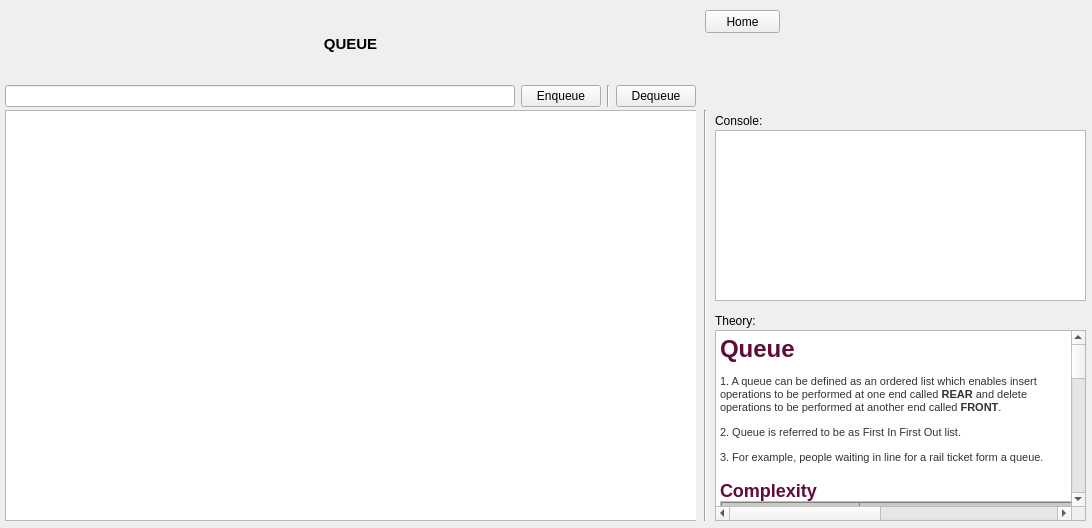
<?xml version="1.0" encoding="UTF-8"?>
<ui version="4.0">
 <class>QueueViewClass</class>
 <widget class="QWidget" name="QueueViewClass">
  <property name="geometry">
   <rect>
    <x>0</x>
    <y>0</y>
    <width>1092</width>
    <height>528</height>
   </rect>
  </property>
  <property name="windowTitle">
   <string>Form</string>
  </property>
  <widget class="QTextBrowser" name="queueInfoTextBrowser">
   <property name="geometry">
    <rect>
     <x>715</x>
     <y>330</y>
     <width>371</width>
     <height>191</height>
    </rect>
   </property>
   <property name="html">
    <string>&lt;!DOCTYPE HTML PUBLIC &quot;-//W3C//DTD HTML 4.0//EN&quot; &quot;http://www.w3.org/TR/REC-html40/strict.dtd&quot;&gt;
&lt;html&gt;&lt;head&gt;&lt;meta name=&quot;qrichtext&quot; content=&quot;1&quot; /&gt;&lt;style type=&quot;text/css&quot;&gt;
p, li { white-space: pre-wrap; }
&lt;/style&gt;&lt;/head&gt;&lt;body style=&quot; font-family:'MS Shell Dlg 2'; font-size:8.25pt; font-weight:400; font-style:normal;&quot;&gt;
&lt;h1 style=&quot; margin-top:0px; margin-bottom:12px; margin-left:0px; margin-right:0px; -qt-block-indent:0; text-indent:0px; background-color:#ffffff;&quot;&gt;&lt;span style=&quot; font-family:'Helvetica','sans-serif'; font-size:22pt; font-weight:600; color:#610b38;&quot;&gt;Queue&lt;/span&gt;&lt;span style=&quot; font-size:8pt; font-weight:600;&quot;&gt; &lt;/span&gt;&lt;/h1&gt;
&lt;p style=&quot; margin-top:12px; margin-bottom:12px; margin-left:0px; margin-right:0px; -qt-block-indent:0; text-indent:0px; background-color:#ffffff;&quot;&gt;&lt;span style=&quot; font-family:'Segoe UI','sans-serif'; font-size:8pt; color:#333333;&quot;&gt;1. A queue can be defined as an ordered list which enables insert operations to be performed at one end called &lt;/span&gt;&lt;span style=&quot; font-family:'Segoe UI','sans-serif'; font-size:8pt; font-weight:600; color:#333333;&quot;&gt;REAR&lt;/span&gt;&lt;span style=&quot; font-family:'Segoe UI','sans-serif'; font-size:8pt; color:#333333;&quot;&gt; and delete operations to be performed at another end called &lt;/span&gt;&lt;span style=&quot; font-family:'Segoe UI','sans-serif'; font-size:8pt; font-weight:600; color:#333333;&quot;&gt;FRONT&lt;/span&gt;&lt;span style=&quot; font-family:'Segoe UI','sans-serif'; font-size:8pt; color:#333333;&quot;&gt;.&lt;/span&gt;&lt;span style=&quot; font-size:8pt;&quot;&gt; &lt;/span&gt;&lt;/p&gt;
&lt;p style=&quot; margin-top:12px; margin-bottom:12px; margin-left:0px; margin-right:0px; -qt-block-indent:0; text-indent:0px; background-color:#ffffff;&quot;&gt;&lt;span style=&quot; font-family:'Segoe UI','sans-serif'; font-size:8pt; color:#333333;&quot;&gt;2. Queue is referred to be as First In First Out list.&lt;/span&gt;&lt;span style=&quot; font-size:8pt;&quot;&gt; &lt;/span&gt;&lt;/p&gt;
&lt;p style=&quot; margin-top:12px; margin-bottom:12px; margin-left:0px; margin-right:0px; -qt-block-indent:0; text-indent:0px; background-color:#ffffff;&quot;&gt;&lt;span style=&quot; font-family:'Segoe UI','sans-serif'; font-size:8pt; color:#333333;&quot;&gt;3. For example, people waiting in line for a rail ticket form a queue.&lt;/span&gt;&lt;span style=&quot; font-size:8pt;&quot;&gt; &lt;/span&gt;&lt;/p&gt;
&lt;h2 style=&quot; margin-top:16px; margin-bottom:12px; margin-left:0px; margin-right:0px; -qt-block-indent:0; text-indent:0px; background-color:#ffffff;&quot;&gt;&lt;span style=&quot; font-family:'Helvetica','sans-serif'; font-size:19pt; font-weight:600; color:#610b38;&quot;&gt;Complexity&lt;/span&gt;&lt;span style=&quot; font-size:8pt; font-weight:600;&quot;&gt; &lt;/span&gt;&lt;/h2&gt;
&lt;table border=&quot;1&quot; style=&quot; margin-top:0px; margin-bottom:0px; margin-left:0px; margin-right:0px; border-collapse:collapse;&quot; width=&quot;762&quot; cellspacing=&quot;0&quot; cellpadding=&quot;0&quot; bgcolor=&quot;#ffffff&quot;&gt;
&lt;tr&gt;
&lt;td bgcolor=&quot;#c7ccbe&quot; style=&quot; vertical-align:top; padding-left:0; padding-right:0; padding-top:0; padding-bottom:0; border-top-color:#c7ccbe; border-right-color:#000000; border-bottom-color:#000000; border-left-color:#c7ccbe; border-top-style:solid; border-left-style:solid;&quot;&gt;
&lt;p style=&quot; margin-top:12px; margin-bottom:12px; margin-left:0px; margin-right:0px; -qt-block-indent:0; text-indent:0px;&quot;&gt;&lt;span style=&quot; font-size:13pt; font-weight:600; color:#000000;&quot;&gt;Data Structure&lt;/span&gt;&lt;span style=&quot; font-size:8pt;&quot;&gt; &lt;/span&gt;&lt;/p&gt;&lt;/td&gt;
&lt;td colspan=&quot;8&quot; bgcolor=&quot;#c7ccbe&quot; style=&quot; vertical-align:top; padding-left:0; padding-right:0; padding-top:0; padding-bottom:0; border-top-color:#c7ccbe; border-right-color:#000000; border-bottom-color:#000000; border-left-color:#000000; border-top-style:solid;&quot;&gt;
&lt;p style=&quot; margin-top:12px; margin-bottom:12px; margin-left:0px; margin-right:0px; -qt-block-indent:0; text-indent:0px;&quot;&gt;&lt;span style=&quot; font-size:13pt; font-weight:600; color:#000000;&quot;&gt;Time Complexity&lt;/span&gt;&lt;span style=&quot; font-size:8pt;&quot;&gt; &lt;/span&gt;&lt;/p&gt;&lt;/td&gt;
&lt;td bgcolor=&quot;#c7ccbe&quot; style=&quot; vertical-align:top; padding-left:0; padding-right:0; padding-top:0; padding-bottom:0; border-top-color:#c7ccbe; border-right-color:#c7ccbe; border-bottom-color:#000000; border-left-color:#000000; border-top-style:solid; border-right-style:solid;&quot;&gt;
&lt;p style=&quot; margin-top:12px; margin-bottom:12px; margin-left:0px; margin-right:0px; -qt-block-indent:0; text-indent:0px;&quot;&gt;&lt;span style=&quot; font-size:13pt; font-weight:600; color:#000000;&quot;&gt;Space Compleity&lt;/span&gt;&lt;span style=&quot; font-size:8pt;&quot;&gt; &lt;/span&gt;&lt;/p&gt;&lt;/td&gt;&lt;/tr&gt;
&lt;tr&gt;
&lt;td style=&quot; vertical-align:top; padding-left:0; padding-right:0; padding-top:0; padding-bottom:0; border-top-color:#c7ccbe; border-right-color:#c7ccbe; border-bottom-color:#c7ccbe; border-left-color:#c7ccbe; border-top-style:solid; border-right-style:solid; border-bottom-style:solid; border-left-style:solid;&quot;&gt;&lt;/td&gt;
&lt;td colspan=&quot;4&quot; style=&quot; vertical-align:top; padding-left:0; padding-right:0; padding-top:0; padding-bottom:0; border-top-color:#c7ccbe; border-right-color:#c7ccbe; border-bottom-color:#c7ccbe; border-left-color:#000000; border-top-style:solid; border-right-style:solid; border-bottom-style:solid;&quot;&gt;
&lt;p style=&quot; margin-top:12px; margin-bottom:12px; margin-left:0px; margin-right:0px; -qt-block-indent:0; text-indent:0px;&quot;&gt;&lt;span style=&quot; font-family:'Segoe UI','sans-serif'; font-size:8pt; font-weight:600; color:#333333;&quot;&gt;Average&lt;/span&gt;&lt;span style=&quot; font-size:8pt;&quot;&gt; &lt;/span&gt;&lt;/p&gt;&lt;/td&gt;
&lt;td colspan=&quot;4&quot; style=&quot; vertical-align:top; padding-left:0; padding-right:0; padding-top:0; padding-bottom:0; border-top-color:#c7ccbe; border-right-color:#c7ccbe; border-bottom-color:#c7ccbe; border-left-color:#000000; border-top-style:solid; border-right-style:solid; border-bottom-style:solid;&quot;&gt;
&lt;p style=&quot; margin-top:12px; margin-bottom:12px; margin-left:0px; margin-right:0px; -qt-block-indent:0; text-indent:0px;&quot;&gt;&lt;span style=&quot; font-family:'Segoe UI','sans-serif'; font-size:8pt; font-weight:600; color:#333333;&quot;&gt;Worst&lt;/span&gt;&lt;span style=&quot; font-size:8pt;&quot;&gt; &lt;/span&gt;&lt;/p&gt;&lt;/td&gt;
&lt;td style=&quot; vertical-align:top; padding-left:0; padding-right:0; padding-top:0; padding-bottom:0; border-top-color:#c7ccbe; border-right-color:#c7ccbe; border-bottom-color:#c7ccbe; border-left-color:#000000; border-top-style:solid; border-right-style:solid; border-bottom-style:solid;&quot;&gt;
&lt;p style=&quot; margin-top:12px; margin-bottom:12px; margin-left:0px; margin-right:0px; -qt-block-indent:0; text-indent:0px;&quot;&gt;&lt;span style=&quot; font-family:'Segoe UI','sans-serif'; font-size:8pt; font-weight:600; color:#333333;&quot;&gt;Worst&lt;/span&gt;&lt;span style=&quot; font-size:8pt;&quot;&gt; &lt;/span&gt;&lt;/p&gt;&lt;/td&gt;&lt;/tr&gt;
&lt;tr&gt;
&lt;td bgcolor=&quot;#eff1eb&quot; style=&quot; vertical-align:top; padding-left:0; padding-right:0; padding-top:0; padding-bottom:0; border-top-color:#000000; border-right-color:#c7ccbe; border-bottom-color:#c7ccbe; border-left-color:#c7ccbe; border-right-style:solid; border-bottom-style:solid; border-left-style:solid;&quot;&gt;&lt;/td&gt;
&lt;td bgcolor=&quot;#eff1eb&quot; style=&quot; vertical-align:top; padding-left:0; padding-right:0; padding-top:0; padding-bottom:0; border-top-color:#000000; border-right-color:#c7ccbe; border-bottom-color:#c7ccbe; border-left-color:#000000; border-right-style:solid; border-bottom-style:solid;&quot;&gt;
&lt;p style=&quot; margin-top:12px; margin-bottom:12px; margin-left:0px; margin-right:0px; -qt-block-indent:0; text-indent:0px;&quot;&gt;&lt;span style=&quot; font-family:'Segoe UI','sans-serif'; font-size:8pt; color:#333333;&quot;&gt;Access&lt;/span&gt;&lt;span style=&quot; font-size:8pt;&quot;&gt; &lt;/span&gt;&lt;/p&gt;&lt;/td&gt;
&lt;td bgcolor=&quot;#eff1eb&quot; style=&quot; vertical-align:top; padding-left:0; padding-right:0; padding-top:0; padding-bottom:0; border-top-color:#000000; border-right-color:#c7ccbe; border-bottom-color:#c7ccbe; border-left-color:#000000; border-right-style:solid; border-bottom-style:solid;&quot;&gt;
&lt;p style=&quot; margin-top:12px; margin-bottom:12px; margin-left:0px; margin-right:0px; -qt-block-indent:0; text-indent:0px;&quot;&gt;&lt;span style=&quot; font-family:'Segoe UI','sans-serif'; font-size:8pt; color:#333333;&quot;&gt;Search&lt;/span&gt;&lt;span style=&quot; font-size:8pt;&quot;&gt; &lt;/span&gt;&lt;/p&gt;&lt;/td&gt;
&lt;td bgcolor=&quot;#eff1eb&quot; style=&quot; vertical-align:top; padding-left:0; padding-right:0; padding-top:0; padding-bottom:0; border-top-color:#000000; border-right-color:#c7ccbe; border-bottom-color:#c7ccbe; border-left-color:#000000; border-right-style:solid; border-bottom-style:solid;&quot;&gt;
&lt;p style=&quot; margin-top:12px; margin-bottom:12px; margin-left:0px; margin-right:0px; -qt-block-indent:0; text-indent:0px;&quot;&gt;&lt;span style=&quot; font-family:'Segoe UI','sans-serif'; font-size:8pt; color:#333333;&quot;&gt;Insertion&lt;/span&gt;&lt;span style=&quot; font-size:8pt;&quot;&gt; &lt;/span&gt;&lt;/p&gt;&lt;/td&gt;
&lt;td bgcolor=&quot;#eff1eb&quot; style=&quot; vertical-align:top; padding-left:0; padding-right:0; padding-top:0; padding-bottom:0; border-top-color:#000000; border-right-color:#c7ccbe; border-bottom-color:#c7ccbe; border-left-color:#000000; border-right-style:solid; border-bottom-style:solid;&quot;&gt;
&lt;p style=&quot; margin-top:12px; margin-bottom:12px; margin-left:0px; margin-right:0px; -qt-block-indent:0; text-indent:0px;&quot;&gt;&lt;span style=&quot; font-family:'Segoe UI','sans-serif'; font-size:8pt; color:#333333;&quot;&gt;Deletion&lt;/span&gt;&lt;span style=&quot; font-size:8pt;&quot;&gt; &lt;/span&gt;&lt;/p&gt;&lt;/td&gt;
&lt;td bgcolor=&quot;#eff1eb&quot; style=&quot; vertical-align:top; padding-left:0; padding-right:0; padding-top:0; padding-bottom:0; border-top-color:#000000; border-right-color:#c7ccbe; border-bottom-color:#c7ccbe; border-left-color:#000000; border-right-style:solid; border-bottom-style:solid;&quot;&gt;
&lt;p style=&quot; margin-top:12px; margin-bottom:12px; margin-left:0px; margin-right:0px; -qt-block-indent:0; text-indent:0px;&quot;&gt;&lt;span style=&quot; font-family:'Segoe UI','sans-serif'; font-size:8pt; color:#333333;&quot;&gt;Access&lt;/span&gt;&lt;span style=&quot; font-size:8pt;&quot;&gt; &lt;/span&gt;&lt;/p&gt;&lt;/td&gt;
&lt;td bgcolor=&quot;#eff1eb&quot; style=&quot; vertical-align:top; padding-left:0; padding-right:0; padding-top:0; padding-bottom:0; border-top-color:#000000; border-right-color:#c7ccbe; border-bottom-color:#c7ccbe; border-left-color:#000000; border-right-style:solid; border-bottom-style:solid;&quot;&gt;
&lt;p style=&quot; margin-top:12px; margin-bottom:12px; margin-left:0px; margin-right:0px; -qt-block-indent:0; text-indent:0px;&quot;&gt;&lt;span style=&quot; font-family:'Segoe UI','sans-serif'; font-size:8pt; color:#333333;&quot;&gt;Search&lt;/span&gt;&lt;span style=&quot; font-size:8pt;&quot;&gt; &lt;/span&gt;&lt;/p&gt;&lt;/td&gt;
&lt;td bgcolor=&quot;#eff1eb&quot; style=&quot; vertical-align:top; padding-left:0; padding-right:0; padding-top:0; padding-bottom:0; border-top-color:#000000; border-right-color:#c7ccbe; border-bottom-color:#c7ccbe; border-left-color:#000000; border-right-style:solid; border-bottom-style:solid;&quot;&gt;
&lt;p style=&quot; margin-top:12px; margin-bottom:12px; margin-left:0px; margin-right:0px; -qt-block-indent:0; text-indent:0px;&quot;&gt;&lt;span style=&quot; font-family:'Segoe UI','sans-serif'; font-size:8pt; color:#333333;&quot;&gt;Insertion&lt;/span&gt;&lt;span style=&quot; font-size:8pt;&quot;&gt; &lt;/span&gt;&lt;/p&gt;&lt;/td&gt;
&lt;td bgcolor=&quot;#eff1eb&quot; style=&quot; vertical-align:top; padding-left:0; padding-right:0; padding-top:0; padding-bottom:0; border-top-color:#000000; border-right-color:#c7ccbe; border-bottom-color:#c7ccbe; border-left-color:#000000; border-right-style:solid; border-bottom-style:solid;&quot;&gt;
&lt;p style=&quot; margin-top:12px; margin-bottom:12px; margin-left:0px; margin-right:0px; -qt-block-indent:0; text-indent:0px;&quot;&gt;&lt;span style=&quot; font-family:'Segoe UI','sans-serif'; font-size:8pt; color:#333333;&quot;&gt;Deletion&lt;/span&gt;&lt;span style=&quot; font-size:8pt;&quot;&gt; &lt;/span&gt;&lt;/p&gt;&lt;/td&gt;
&lt;td bgcolor=&quot;#eff1eb&quot; style=&quot; vertical-align:top; padding-left:0; padding-right:0; padding-top:0; padding-bottom:0; border-top-color:#000000; border-right-color:#c7ccbe; border-bottom-color:#c7ccbe; border-left-color:#000000; border-right-style:solid; border-bottom-style:solid;&quot;&gt;&lt;/td&gt;&lt;/tr&gt;
&lt;tr&gt;
&lt;td style=&quot; vertical-align:top; padding-left:0; padding-right:0; padding-top:0; padding-bottom:0; border-top-color:#000000; border-right-color:#c7ccbe; border-bottom-color:#c7ccbe; border-left-color:#c7ccbe; border-right-style:solid; border-bottom-style:solid; border-left-style:solid;&quot;&gt;
&lt;p style=&quot; margin-top:12px; margin-bottom:12px; margin-left:0px; margin-right:0px; -qt-block-indent:0; text-indent:0px;&quot;&gt;&lt;span style=&quot; font-family:'Segoe UI','sans-serif'; font-size:8pt; color:#333333;&quot;&gt;Queue&lt;/span&gt;&lt;span style=&quot; font-size:8pt;&quot;&gt; &lt;/span&gt;&lt;/p&gt;&lt;/td&gt;
&lt;td style=&quot; vertical-align:top; padding-left:0; padding-right:0; padding-top:0; padding-bottom:0; border-top-color:#000000; border-right-color:#c7ccbe; border-bottom-color:#c7ccbe; border-left-color:#000000; border-right-style:solid; border-bottom-style:solid;&quot;&gt;
&lt;p style=&quot; margin-top:12px; margin-bottom:12px; margin-left:0px; margin-right:0px; -qt-block-indent:0; text-indent:0px;&quot;&gt;&lt;span style=&quot; font-family:'Segoe UI','sans-serif'; font-size:8pt; color:#333333;&quot;&gt;θ(n)&lt;/span&gt;&lt;span style=&quot; font-size:8pt;&quot;&gt; &lt;/span&gt;&lt;/p&gt;&lt;/td&gt;
&lt;td style=&quot; vertical-align:top; padding-left:0; padding-right:0; padding-top:0; padding-bottom:0; border-top-color:#000000; border-right-color:#c7ccbe; border-bottom-color:#c7ccbe; border-left-color:#000000; border-right-style:solid; border-bottom-style:solid;&quot;&gt;
&lt;p style=&quot; margin-top:12px; margin-bottom:12px; margin-left:0px; margin-right:0px; -qt-block-indent:0; text-indent:0px;&quot;&gt;&lt;span style=&quot; font-family:'Segoe UI','sans-serif'; font-size:8pt; color:#333333;&quot;&gt;θ(n)&lt;/span&gt;&lt;span style=&quot; font-size:8pt;&quot;&gt; &lt;/span&gt;&lt;/p&gt;&lt;/td&gt;
&lt;td style=&quot; vertical-align:top; padding-left:0; padding-right:0; padding-top:0; padding-bottom:0; border-top-color:#000000; border-right-color:#c7ccbe; border-bottom-color:#c7ccbe; border-left-color:#000000; border-right-style:solid; border-bottom-style:solid;&quot;&gt;
&lt;p style=&quot; margin-top:12px; margin-bottom:12px; margin-left:0px; margin-right:0px; -qt-block-indent:0; text-indent:0px;&quot;&gt;&lt;span style=&quot; font-family:'Segoe UI','sans-serif'; font-size:8pt; color:#333333;&quot;&gt;θ(1)&lt;/span&gt;&lt;span style=&quot; font-size:8pt;&quot;&gt; &lt;/span&gt;&lt;/p&gt;&lt;/td&gt;
&lt;td style=&quot; vertical-align:top; padding-left:0; padding-right:0; padding-top:0; padding-bottom:0; border-top-color:#000000; border-right-color:#c7ccbe; border-bottom-color:#c7ccbe; border-left-color:#000000; border-right-style:solid; border-bottom-style:solid;&quot;&gt;
&lt;p style=&quot; margin-top:12px; margin-bottom:12px; margin-left:0px; margin-right:0px; -qt-block-indent:0; text-indent:0px;&quot;&gt;&lt;span style=&quot; font-family:'Segoe UI','sans-serif'; font-size:8pt; color:#333333;&quot;&gt;θ(1)&lt;/span&gt;&lt;span style=&quot; font-size:8pt;&quot;&gt; &lt;/span&gt;&lt;/p&gt;&lt;/td&gt;
&lt;td style=&quot; vertical-align:top; padding-left:0; padding-right:0; padding-top:0; padding-bottom:0; border-top-color:#000000; border-right-color:#c7ccbe; border-bottom-color:#c7ccbe; border-left-color:#000000; border-right-style:solid; border-bottom-style:solid;&quot;&gt;
&lt;p style=&quot; margin-top:12px; margin-bottom:12px; margin-left:0px; margin-right:0px; -qt-block-indent:0; text-indent:0px;&quot;&gt;&lt;span style=&quot; font-family:'Segoe UI','sans-serif'; font-size:8pt; color:#333333;&quot;&gt;O(n)&lt;/span&gt;&lt;span style=&quot; font-size:8pt;&quot;&gt; &lt;/span&gt;&lt;/p&gt;&lt;/td&gt;
&lt;td style=&quot; vertical-align:top; padding-left:0; padding-right:0; padding-top:0; padding-bottom:0; border-top-color:#000000; border-right-color:#c7ccbe; border-bottom-color:#c7ccbe; border-left-color:#000000; border-right-style:solid; border-bottom-style:solid;&quot;&gt;
&lt;p style=&quot; margin-top:12px; margin-bottom:12px; margin-left:0px; margin-right:0px; -qt-block-indent:0; text-indent:0px;&quot;&gt;&lt;span style=&quot; font-family:'Segoe UI','sans-serif'; font-size:8pt; color:#333333;&quot;&gt;O(n)&lt;/span&gt;&lt;span style=&quot; font-size:8pt;&quot;&gt; &lt;/span&gt;&lt;/p&gt;&lt;/td&gt;
&lt;td style=&quot; vertical-align:top; padding-left:0; padding-right:0; padding-top:0; padding-bottom:0; border-top-color:#000000; border-right-color:#c7ccbe; border-bottom-color:#c7ccbe; border-left-color:#000000; border-right-style:solid; border-bottom-style:solid;&quot;&gt;
&lt;p style=&quot; margin-top:12px; margin-bottom:12px; margin-left:0px; margin-right:0px; -qt-block-indent:0; text-indent:0px;&quot;&gt;&lt;span style=&quot; font-family:'Segoe UI','sans-serif'; font-size:8pt; color:#333333;&quot;&gt;O(1)&lt;/span&gt;&lt;span style=&quot; font-size:8pt;&quot;&gt; &lt;/span&gt;&lt;/p&gt;&lt;/td&gt;
&lt;td style=&quot; vertical-align:top; padding-left:0; padding-right:0; padding-top:0; padding-bottom:0; border-top-color:#000000; border-right-color:#c7ccbe; border-bottom-color:#c7ccbe; border-left-color:#000000; border-right-style:solid; border-bottom-style:solid;&quot;&gt;
&lt;p style=&quot; margin-top:12px; margin-bottom:12px; margin-left:0px; margin-right:0px; -qt-block-indent:0; text-indent:0px;&quot;&gt;&lt;span style=&quot; font-family:'Segoe UI','sans-serif'; font-size:8pt; color:#333333;&quot;&gt;O(1)&lt;/span&gt;&lt;span style=&quot; font-size:8pt;&quot;&gt; &lt;/span&gt;&lt;/p&gt;&lt;/td&gt;
&lt;td style=&quot; vertical-align:top; padding-left:0; padding-right:0; padding-top:0; padding-bottom:0; border-top-color:#000000; border-right-color:#c7ccbe; border-bottom-color:#c7ccbe; border-left-color:#000000; border-right-style:solid; border-bottom-style:solid;&quot;&gt;
&lt;p style=&quot; margin-top:12px; margin-bottom:12px; margin-left:0px; margin-right:0px; -qt-block-indent:0; text-indent:0px;&quot;&gt;&lt;span style=&quot; font-family:'Segoe UI','sans-serif'; font-size:8pt; color:#333333;&quot;&gt;O(n)&lt;/span&gt;&lt;span style=&quot; font-size:8pt;&quot;&gt; &lt;/span&gt;&lt;/p&gt;&lt;/td&gt;&lt;/tr&gt;&lt;/table&gt;
&lt;p style=&quot; margin-top:12px; margin-bottom:12px; margin-left:0px; margin-right:0px; -qt-block-indent:0; text-indent:0px;&quot;&gt;&lt;span style=&quot; font-size:8pt;&quot;&gt;  &lt;/span&gt;&lt;span style=&quot; font-family:'Heebo','sans-serif'; font-size:8pt; font-weight:496; color:#000000;&quot;&gt;Basic Operations&lt;/span&gt;&lt;/p&gt;
&lt;p style=&quot; margin-top:10px; margin-bottom:11px; margin-left:0px; margin-right:0px; -qt-block-indent:0; text-indent:0px; line-height:160%;&quot;&gt;&lt;span style=&quot; font-family:'Nunito','sans-serif'; font-size:8pt; color:#000000;&quot;&gt;Queue operations may involve initializing or defining the queue, utilizing it, and then completely erasing it from the memory. Here we shall try to understand the basic operations associated with queues −&lt;/span&gt;&lt;/p&gt;
&lt;ul style=&quot;margin-top: 0px; margin-bottom: 0px; margin-left: 0px; margin-right: 0px; -qt-list-indent: 1;&quot;&gt;&lt;li style=&quot; font-family:'Nunito','sans-serif'; font-size:8pt; color:#000000;&quot; style=&quot; margin-top:0px; margin-bottom:0px; margin-left:45px; margin-right:0px; -qt-block-indent:0; text-indent:0px; line-height:160%;&quot;&gt;&lt;span style=&quot; font-size:16px; font-weight:600;&quot;&gt;enqueue()&lt;/span&gt;&lt;span style=&quot; font-size:16px;&quot;&gt; − add (store) an item to the queue.&lt;/span&gt;&lt;/li&gt;
&lt;li style=&quot; font-family:'Nunito','sans-serif'; font-size:8pt; color:#000000;&quot; style=&quot; margin-top:0px; margin-bottom:0px; margin-left:45px; margin-right:0px; -qt-block-indent:0; text-indent:0px; line-height:160%;&quot;&gt;&lt;span style=&quot; font-size:16px; font-weight:600;&quot;&gt;dequeue()&lt;/span&gt;&lt;span style=&quot; font-size:16px;&quot;&gt; − remove (access) an item from the queue.&lt;/span&gt;&lt;/li&gt;&lt;/ul&gt;
&lt;p style=&quot; margin-top:10px; margin-bottom:11px; margin-left:0px; margin-right:0px; -qt-block-indent:0; text-indent:0px; line-height:160%;&quot;&gt;&lt;span style=&quot; font-family:'Nunito','sans-serif'; font-size:8pt; color:#000000;&quot;&gt;Few more functions are required to make the above-mentioned queue operation efficient. These are −&lt;/span&gt;&lt;/p&gt;
&lt;ul style=&quot;margin-top: 0px; margin-bottom: 0px; margin-left: 0px; margin-right: 0px; -qt-list-indent: 1;&quot;&gt;&lt;li style=&quot; font-family:'Nunito','sans-serif'; font-size:8pt; color:#000000;&quot; style=&quot; margin-top:0px; margin-bottom:0px; margin-left:45px; margin-right:0px; -qt-block-indent:0; text-indent:0px; line-height:160%;&quot;&gt;&lt;span style=&quot; font-size:16px; font-weight:600;&quot;&gt;peek()&lt;/span&gt;&lt;span style=&quot; font-size:16px;&quot;&gt; − Gets the element at the front of the queue without removing it.&lt;/span&gt;&lt;/li&gt;
&lt;li style=&quot; font-family:'Nunito','sans-serif'; font-size:8pt; color:#000000;&quot; style=&quot; margin-top:0px; margin-bottom:0px; margin-left:45px; margin-right:0px; -qt-block-indent:0; text-indent:0px; line-height:160%;&quot;&gt;&lt;span style=&quot; font-size:16px; font-weight:600;&quot;&gt;isfull()&lt;/span&gt;&lt;span style=&quot; font-size:16px;&quot;&gt; − Checks if the queue is full.&lt;/span&gt;&lt;/li&gt;
&lt;li style=&quot; font-family:'Nunito','sans-serif'; font-size:8pt; color:#000000;&quot; style=&quot; margin-top:0px; margin-bottom:0px; margin-left:45px; margin-right:0px; -qt-block-indent:0; text-indent:0px; line-height:160%;&quot;&gt;&lt;span style=&quot; font-size:16px; font-weight:600;&quot;&gt;isempty()&lt;/span&gt;&lt;span style=&quot; font-size:16px;&quot;&gt; − Checks if the queue is empty.&lt;/span&gt;&lt;/li&gt;&lt;/ul&gt;
&lt;p style=&quot; margin-top:10px; margin-bottom:11px; margin-left:0px; margin-right:0px; -qt-block-indent:0; text-indent:0px; line-height:160%;&quot;&gt;&lt;span style=&quot; font-family:'Nunito','sans-serif'; font-size:8pt; color:#000000;&quot;&gt;In queue, we always dequeue (or access) data, pointed by &lt;/span&gt;&lt;span style=&quot; font-family:'Nunito','sans-serif'; font-size:8pt; font-weight:600; color:#000000;&quot;&gt;front&lt;/span&gt;&lt;span style=&quot; font-family:'Nunito','sans-serif'; font-size:8pt; color:#000000;&quot;&gt; pointer and while enqueing (or storing) data in the queue we take help of &lt;/span&gt;&lt;span style=&quot; font-family:'Nunito','sans-serif'; font-size:8pt; font-weight:600; color:#000000;&quot;&gt;rear&lt;/span&gt;&lt;span style=&quot; font-family:'Nunito','sans-serif'; font-size:8pt; color:#000000;&quot;&gt; pointer.&lt;/span&gt;&lt;/p&gt;&lt;/body&gt;&lt;/html&gt;</string>
   </property>
  </widget>
  <widget class="QWidget" name="queueAnimAreaPane" native="true">
   <property name="geometry">
    <rect>
     <x>5</x>
     <y>110</y>
     <width>691</width>
     <height>411</height>
    </rect>
   </property>
   <widget class="QGraphicsView" name="queueAnimArea">
    <property name="geometry">
     <rect>
      <x>0</x>
      <y>0</y>
      <width>701</width>
      <height>411</height>
     </rect>
    </property>
   </widget>
  </widget>
  <widget class="QWidget" name="layoutWidget">
   <property name="geometry">
    <rect>
     <x>5</x>
     <y>10</y>
     <width>691</width>
     <height>97</height>
    </rect>
   </property>
   <layout class="QVBoxLayout" name="queueHeaderAndControlPane">
    <item>
     <widget class="QLabel" name="queueHeaderLabel">
      <property name="layoutDirection">
       <enum>Qt::RightToLeft</enum>
      </property>
      <property name="text">
       <string>&lt;html&gt;&lt;head/&gt;&lt;body&gt;&lt;p&gt;&lt;span style=&quot; font-size:11pt; font-weight:600;&quot;&gt;QUEUE&lt;/span&gt;&lt;/p&gt;&lt;/body&gt;&lt;/html&gt;</string>
      </property>
      <property name="alignment">
       <set>Qt::AlignCenter</set>
      </property>
     </widget>
    </item>
    <item>
     <layout class="QHBoxLayout" name="queueControlPane">
      <item>
       <widget class="QLineEdit" name="queueInsertLineEdit"/>
      </item>
      <item>
       <widget class="QPushButton" name="queueEnqBtn">
        <property name="text">
         <string>Enqueue</string>
        </property>
       </widget>
      </item>
      <item>
       <widget class="Line" name="queueEnqDeqSepLine">
        <property name="orientation">
         <enum>Qt::Vertical</enum>
        </property>
       </widget>
      </item>
      <item>
       <widget class="QPushButton" name="queueDeqBtn">
        <property name="enabled">
         <bool>true</bool>
        </property>
        <property name="text">
         <string>Dequeue</string>
        </property>
       </widget>
      </item>
     </layout>
    </item>
   </layout>
  </widget>
  <widget class="QPushButton" name="queueHomeBtn">
   <property name="geometry">
    <rect>
     <x>705</x>
     <y>10</y>
     <width>75</width>
     <height>23</height>
    </rect>
   </property>
   <property name="text">
    <string>Home</string>
   </property>
  </widget>
  <widget class="QLabel" name="queueInfoConsoleLabel">
   <property name="geometry">
    <rect>
     <x>715</x>
     <y>310</y>
     <width>47</width>
     <height>21</height>
    </rect>
   </property>
   <property name="text">
    <string>Theory:</string>
   </property>
  </widget>
  <widget class="QPlainTextEdit" name="queuePlainTextEdit">
   <property name="geometry">
    <rect>
     <x>715</x>
     <y>130</y>
     <width>371</width>
     <height>171</height>
    </rect>
   </property>
   <property name="readOnly">
    <bool>true</bool>
   </property>
  </widget>
  <widget class="QLabel" name="queueConsoleLabel">
   <property name="geometry">
    <rect>
     <x>715</x>
     <y>110</y>
     <width>47</width>
     <height>21</height>
    </rect>
   </property>
   <property name="text">
    <string>Console:</string>
   </property>
  </widget>
  <widget class="Line" name="queueAnimTextAreaSeparator">
   <property name="geometry">
    <rect>
     <x>690</x>
     <y>110</y>
     <width>31</width>
     <height>411</height>
    </rect>
   </property>
   <property name="orientation">
    <enum>Qt::Vertical</enum>
   </property>
  </widget>
 </widget>
 <resources/>
 <connections/>
</ui>
